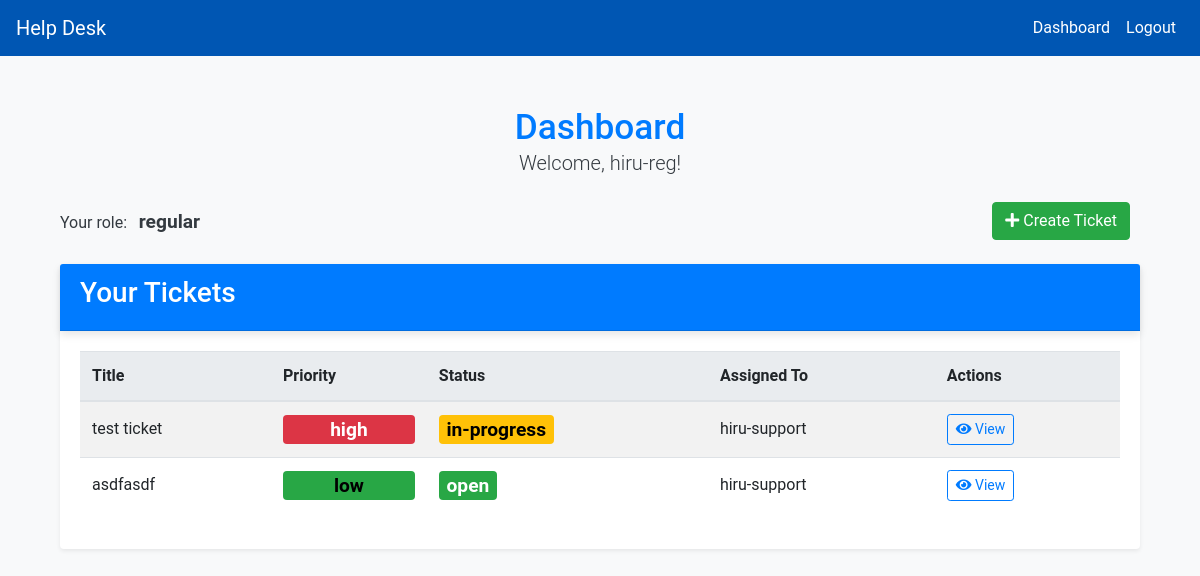
The page /dashboard (signed in) on the database its author committed.
### app/models.py (models this page shows)
class User(UserMixin, db.Model):
    id = db.Column(db.Integer, primary_key=True)
    name = db.Column(db.String(150), nullable=False)
    email = db.Column(db.String(150), unique=True, nullable=False)
    password = db.Column(db.String(150), nullable=False)
    role = db.Column(db.String(50), nullable=False)
    created_tickets = db.relationship(
        'Ticket', foreign_keys='Ticket.user_id', backref='creator')
    assigned_tickets = db.relationship(
        'Ticket', foreign_keys='Ticket.assigned_to', backref='assignee')
    comments = db.relationship('Comment', backref='commenter')

class Ticket(db.Model):
    id = db.Column(db.Integer, primary_key=True)
    title = db.Column(db.String(150), nullable=False)
    description = db.Column(db.Text, nullable=False)
    status = db.Column(db.String(50), nullable=False)
    priority = db.Column(db.String(50), nullable=False)
    created_at = db.Column(db.DateTime, default=datetime.utcnow)
    updated_at = db.Column(
        db.DateTime, default=datetime.utcnow, onupdate=datetime.utcnow)
    assigned_to = db.Column(db.Integer, db.ForeignKey('user.id'))
    user_id = db.Column(db.Integer, db.ForeignKey('user.id'))

### app/routes.py (the view)
@bp.route("/dashboard")
@login_required
def dashboard():
    print(
        f"Loading dashboard for user: {current_user.email}, Role: {current_user.role}"
    )
    if current_user.role == "admin":
        tickets = Ticket.query.all()
        print("Admin user: loading all tickets")
    elif current_user.role == "support":
        tickets = Ticket.query.filter_by(assigned_to=current_user.id).all()
        print("Support user: loading assigned tickets")
    else:
        tickets = Ticket.query.filter_by(user_id=current_user.id).all()
        print("Regular user: loading own tickets")
    return render_template("dashboard.html", tickets=tickets)

### app/__init__.py (called while the page is built)
def create_app():
    app = Flask(__name__, instance_relative_config=True)
    app.config.from_pyfile('config.py')
    db.init_app(app)
    login_manager.init_app(app)
    migrate.init_app(app, db)
    from .models import User
    @login_manager.user_loader
    def load_user(user_id):
        return User.query.get(int(user_id))
    from . import routes
    app.register_blueprint(routes.bp)
    return app

### app/templates/dashboard.html (shortened to what this page needs)
{% extends "base.html" %} {% block content %}
<div class="container mt-5">
  <div class="row mb-2">
    <div class="col-12 text-center">
      <h2 class="text-primary mb-0">Dashboard</h2>
      <p class="lead">Welcome, {{ current_user.name }}!</p>
    </div>
  </div>
  <div class="row mb-4">
    <div class="col-6 d-flex align-items-center">
      <p class="mb-0">
        Your role:
        <span class="badge badge-role-{{ current_user.role }}"
          >{{ current_user.role }}</span
        >
      </p>
    </div>
    <div class="col-6 d-flex justify-content-end align-items-center">
      <a
        class="btn btn-success me-2"
        href="{{ url_for('main.create_ticket') }}"
      >
        <i class="fas fa-plus"></i> Create Ticket
      </a>
    </div>
  </div>
  <div class="card shadow-sm">
    <div class="card-header bg-primary text-white">
      <h3>Your Tickets</h3>
    </div>
    <div class="card-body">
      <table class="table table-striped table-hover">
        <thead>
          <tr>
            <th>Title</th>
            <th>Priority</th>
            <th>Status</th>
            <th>Assigned To</th>
            <th>Actions</th>
          </tr>
        </thead>
        <tbody>
          {% for ticket in tickets %}
          <tr>
            <td>{{ ticket.title }}</td>
            <td>
              <span class="badge badge-priority-{{ ticket.priority }}"
                >{{ ticket.priority }}</span
              >
            </td>
            <td>
              <span class="badge badge-status-{{ ticket.status|lower }}"
                >{{ ticket.status }}</span
              >
            </td>
            <td>
              {{ ticket.assignee.name if ticket.assignee else 'Unassigned' }}
            </td>
            <td>
              <a
                href="{{ url_for('main.ticket_details', ticket_id=ticket.id) }}"
                class="btn btn-outline-primary btn-sm"
              >
                <i class="fas fa-eye"></i> View
              </a>
            </td>
          </tr>
          {% endfor %}
        </tbody>
      </table>
    </div>
  </div>
</div>
{% endblock %}

### app/static/styles.css (style rules this page uses)
body { font-family: "Roboto", sans-serif; background-color: #f8f9fa; margin: 0; color: #343a40; }
.container { margin-top: 50px; }
h2 { color: #007bff; }
.table th, .table td { vertical-align: middle; }
.table th { background-color: #e9ecef; }
.card { border: none; margin-top: 20px; box-shadow: 0 4px 8px rgba(0, 0, 0, 0.1); }
.card-header { background-color: #007bff; color: #ffffff; font-size: 1.25rem; font-weight: 500; box-shadow: 0 4px 8px rgba(0, 0, 0, 0.1); }
.btn-primary, .btn-secondary, .btn-success, .btn-warning { margin-right: 10px; }
.btn-success { background-color: #28a745; border-color: #28a745; }
.btn-outline-primary { border-color: #007bff; color: #007bff; }
.badge { font-size: 1.2em; }
.text-primary { color: #007bff !important; font-size: 2.2em; }
.badge-priority-low { background-color: #28a745; color: rgb(0, 0, 0); display: block; }
.badge-priority-high { background-color: #dc3545; color: white; display: block; }
.badge-status-open { background-color: #28a745; color: white; }
.badge-status-in-progress { background-color: #ffc107; color: black; }

### rows shown on the page
User: name "hiru-reg", role "regular"
Ticket: title "test ticket", priority "high", status "in-progress", assignee "hiru-support"
Ticket: title "asdfasdf", priority "low", status "open", assignee "hiru-support"
